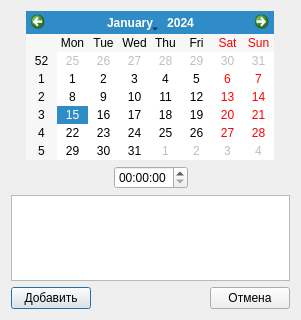
<?xml version="1.0" encoding="UTF-8"?>
<ui version="4.0">
 <class>Dialog</class>
 <widget class="QDialog" name="Dialog">
  <property name="windowModality">
   <enum>Qt::ApplicationModal</enum>
  </property>
  <property name="geometry">
   <rect>
    <x>0</x>
    <y>0</y>
    <width>301</width>
    <height>320</height>
   </rect>
  </property>
  <property name="windowTitle">
   <string>Dialog</string>
  </property>
  <layout class="QGridLayout" name="gridLayout">
   <item row="0" column="0">
    <layout class="QVBoxLayout" name="verticalLayout">
     <item>
      <layout class="QHBoxLayout" name="horizontalLayout">
       <item>
        <spacer name="horizontalSpacer_3">
         <property name="orientation">
          <enum>Qt::Horizontal</enum>
         </property>
         <property name="sizeHint" stdset="0">
          <size>
           <width>40</width>
           <height>20</height>
          </size>
         </property>
        </spacer>
       </item>
       <item>
        <widget class="QCalendarWidget" name="calendarWidget">
         <property name="firstDayOfWeek">
          <enum>Qt::Monday</enum>
         </property>
        </widget>
       </item>
       <item>
        <spacer name="horizontalSpacer_4">
         <property name="orientation">
          <enum>Qt::Horizontal</enum>
         </property>
         <property name="sizeHint" stdset="0">
          <size>
           <width>40</width>
           <height>20</height>
          </size>
         </property>
        </spacer>
       </item>
      </layout>
     </item>
     <item>
      <layout class="QHBoxLayout" name="horizontalLayout_2">
       <item>
        <spacer name="horizontalSpacer">
         <property name="orientation">
          <enum>Qt::Horizontal</enum>
         </property>
         <property name="sizeHint" stdset="0">
          <size>
           <width>40</width>
           <height>20</height>
          </size>
         </property>
        </spacer>
       </item>
       <item>
        <widget class="QTimeEdit" name="timeEdit">
         <property name="displayFormat">
          <string>HH:mm:ss</string>
         </property>
        </widget>
       </item>
       <item>
        <spacer name="horizontalSpacer_2">
         <property name="orientation">
          <enum>Qt::Horizontal</enum>
         </property>
         <property name="sizeHint" stdset="0">
          <size>
           <width>40</width>
           <height>20</height>
          </size>
         </property>
        </spacer>
       </item>
      </layout>
     </item>
     <item>
      <widget class="QTextEdit" name="textEdit"/>
     </item>
     <item>
      <layout class="QHBoxLayout" name="horizontalLayout_3">
       <item>
        <widget class="QPushButton" name="addButton">
         <property name="text">
          <string>Добавить</string>
         </property>
        </widget>
       </item>
       <item>
        <spacer name="horizontalSpacer_5">
         <property name="orientation">
          <enum>Qt::Horizontal</enum>
         </property>
         <property name="sizeHint" stdset="0">
          <size>
           <width>40</width>
           <height>20</height>
          </size>
         </property>
        </spacer>
       </item>
       <item>
        <widget class="QPushButton" name="cancelButton">
         <property name="text">
          <string>Отмена</string>
         </property>
        </widget>
       </item>
      </layout>
     </item>
    </layout>
   </item>
  </layout>
 </widget>
 <resources/>
 <connections/>
</ui>
